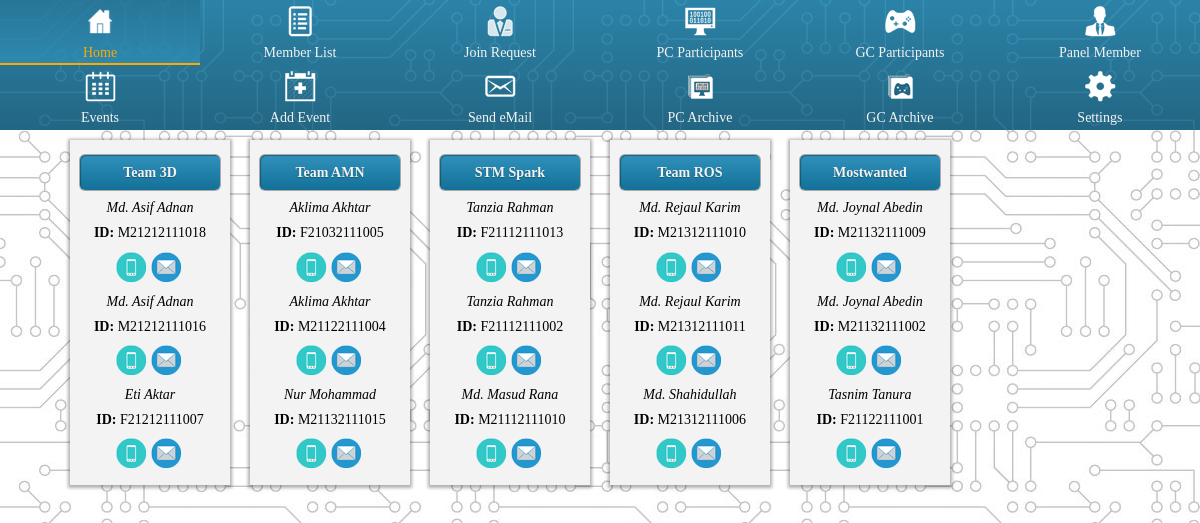
The app's page /admin/pparticipantsar.php (signed in) with its own data.
### tables this page shows
CREATE TABLE IF NOT EXISTS `programmingcontest_archive` (
  `ID` int(11) NOT NULL AUTO_INCREMENT,
  `TeamName` varchar(20) NOT NULL,
  `Name1` varchar(30) NOT NULL,
  `ID1` varchar(15) NOT NULL,
  `Phone1` varchar(20) NOT NULL,
  `eMail1` varchar(30) NOT NULL,
  `Name2` varchar(30) NOT NULL,
  `ID2` varchar(15) NOT NULL,
  `Phone2` varchar(20) NOT NULL,
  `eMail2` varchar(30) NOT NULL,
  `Name3` varchar(30) NOT NULL,
  `ID3` varchar(15) NOT NULL,
  `Phone3` varchar(20) NOT NULL,
  `eMail3` varchar(30) NOT NULL,
  `RegistrationDate` timestamp NOT NULL DEFAULT CURRENT_TIMESTAMP,
  PRIMARY KEY (`ID`)
);

### classes/Database.php (called while the page is built, shortened)
<?php
	class Database {
		private $db;
		public function connect(){
			$this->db = new mysqli(DB_HOST, DB_USER, DB_PASS, DB_NAME);
		}
		public function query($sql){
			return $this->db->query($sql);
		}
		public function fetch($result){
			return mysqli_fetch_assoc($result);
		}
	}
?>

### admin/pparticipantsar.php (the view, shortened to what this page needs)
<!DOCTYPE html>
<html class="">
<head>
    <link rel="stylesheet" href="css/admin.css" />
</head>
<body>
	<?php require_once 'adminnav.php'; ?>
    <main>
        <section>
            <div class="container">
                <div class="row">
                    <?php
                        $db = new Database();
                        $sql = "SELECT * FROM programmingcontest_archive ORDER BY RegistrationDate DESC";
                        $result = $db->query($sql);
                        while($row = $db->fetch($result)){
                    ?>
                    <div class="columns two">
                        <div class="person">
                            <p class="highlight"><?= $row['TeamName']; ?></p>
                            <p class="info italic"><?= $row['Name1']; ?></p>
                            <p class="info"><span class="bold">ID:</span> <?= $row['ID1']; ?></p>
                            <div class="icons">
                                <div class="icon32x32 n17" title="<?= $row['Phone1']; ?>"></div>
                                <a href="mailto:<?= $row['eMail1']; ?>">
                                <div class="icon32x32 n18" title="<?= $row['eMail1']; ?>"></div></a>
                            </div>
                            <p class="info italic"><?= $row['Name2']; ?></p>
                            <p class="info"><span class="bold">ID:</span> <?= $row['ID2']; ?></p>
                            <div class="icons">
                                <div class="icon32x32 n17" title="<?= $row['Phone2']; ?>"></div>
                                <a href="mailto:<?= $row['eMail2']; ?>">
                                <div class="icon32x32 n18" title="<?= $row['eMail2']; ?>"></div></a>
                            </div>
                            <p class="info italic"><?= $row['Name3']; ?></p>
                            <p class="info"><span class="bold">ID:</span> <?= $row['ID3']; ?></p>
                            <div class="icons">
                                <div class="icon32x32 n17" title="<?= $row['Phone3']; ?>"></div>
                                <a href="mailto:<?= $row['eMail3']; ?>">
                                <div class="icon32x32 n18" title="<?= $row['eMail3']; ?>"></div></a>
                            </div>
                        </div>
                    </div>
                <?php
                    }
                ?>
                </div>
            </div>
        </section>
    </main>
</body>
</html>

### css/admin.css (style rules this page uses)
html { font-family:sans-serif;-ms-text-size-adjust:100%;-webkit-text-size-adjust:100% }
body { margin:0 }
article,aside,details,figcaption,figure,footer,header,hgroup,main,nav,section,summary { display:block }
a { background:transparent }
* { -webkit-box-sizing:border-box;-moz-box-sizing:border-box;box-sizing:border-box;-webkit-font-smoothing:antialiased;font-smoothing:antialiased;margin:0;padding:0 }
html { min-height:100%;position:relative }
a { text-decoration:none;color:#f3f3f3 }
body { background:url("../img/circuite_white.jpg");font:14px/1.5em 'Georgia',serif;position:relative }
.container { width:90%;max-width:1230px;height:100%;margin:0 auto }
main { overflow:hidden;min-height:100% }
.person { background:#f3f3f3;margin:10px;padding:10px;box-shadow:0 1px 3px 2px rgba(0,0,0,0.3) }
.person p { text-align:center;width:100%;line-height:1.8em }
.person p.highlight { background:#3091ba;background:-webkit-linear-gradient(#3091ba, #137199);background:-moz-linear-gradient(#3091ba, #137199);background:-ms-linear-gradient(#3091ba, #137199);background:-o-linear-gradient(#3091ba, #137199);background:linear-gradient(#3091ba, #137199);font-weight:bold;color:#f3f3f3;margin:5px auto;padding:5px;border-radius:5px;text-shadow:0 1px 1px rgba(0,0,0,0.3);box-shadow:0 0 0 1px rgba(0,0,0,0.3),inset 1px 1px 1px rgba(0,0,0,0.3) }
.person .icons { width:70px;margin:0 auto;margin-top:5px }
.person .icon32x32,.person .game32x32 { display:inline-block }
.icon32x32 { height:32px;width:32px;background:url('../img/AdminSprite_32x32.png') no-repeat }
.n17 { background-position:0 -128px }
.n18 { background-position:-32px -128px }
.bold { font-weight:bold }
.italic { font-style:italic }
.row { width:100% }
.columns { float:left }
.columns.two { width:16.666% }
.row { *zoom:1 }
.row:before,.row:after { display:table;content:"";line-height:0 }
.row:after { clear:both }

### records on screen
programmingcontest_archive: TeamName "Team 3D", Name1 "Md. Asif Adnan", ID1 "M21212111018", Name2 "Md. Asif Adnan", ID2 "M21212111016", Name3 "Eti Aktar", ID3 "F21212111007"
programmingcontest_archive: TeamName "Team AMN", Name1 "Aklima Akhtar", ID1 "F21032111005", Name2 "Aklima Akhtar", ID2 "M21122111004", Name3 "Nur Mohammad", ID3 "M21132111015"
programmingcontest_archive: TeamName "STM Spark", Name1 "Tanzia Rahman", ID1 "F21112111013", Name2 "Tanzia Rahman", ID2 "F21112111002", Name3 "Md. Masud Rana", ID3 "M21112111010"
programmingcontest_archive: TeamName "Team ROS", Name1 "Md. Rejaul Karim", ID1 "M21312111010", Name2 "Md. Rejaul Karim", ID2 "M21312111011", Name3 "Md. Shahidullah", ID3 "M21312111006"
programmingcontest_archive: TeamName "Mostwanted", Name1 "Md. Joynal Abedin", ID1 "M21132111009", Name2 "Md. Joynal Abedin", ID2 "M21132111002", Name3 "Tasnim Tanura", ID3 "F21122111001"
